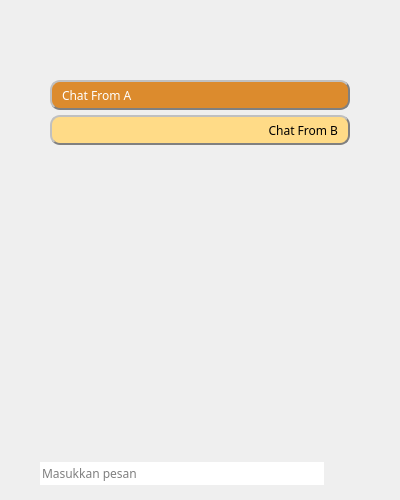
<?xml version="1.0" encoding="UTF-8"?>
<ui version="4.0">
 <class>MainWindow</class>
 <widget class="QMainWindow" name="MainWindow">
  <property name="geometry">
   <rect>
    <x>0</x>
    <y>0</y>
    <width>400</width>
    <height>500</height>
   </rect>
  </property>
  <property name="minimumSize">
   <size>
    <width>400</width>
    <height>500</height>
   </size>
  </property>
  <property name="maximumSize">
   <size>
    <width>400</width>
    <height>500</height>
   </size>
  </property>
  <property name="windowTitle">
   <string>Bacotan</string>
  </property>
  <widget class="QWidget" name="centralwidget">
   <widget class="QLabel" name="background">
    <property name="geometry">
     <rect>
      <x>0</x>
      <y>0</y>
      <width>400</width>
      <height>500</height>
     </rect>
    </property>
    <property name="text">
     <string/>
    </property>
    <property name="pixmap">
     <pixmap>../../Picture/Chatting_L.png</pixmap>
    </property>
   </widget>
   <widget class="QScrollArea" name="RoomChat">
    <property name="geometry">
     <rect>
      <x>10</x>
      <y>60</y>
      <width>380</width>
      <height>370</height>
     </rect>
    </property>
    <property name="minimumSize">
     <size>
      <width>380</width>
      <height>370</height>
     </size>
    </property>
    <property name="maximumSize">
     <size>
      <width>380</width>
      <height>16777215</height>
     </size>
    </property>
    <property name="styleSheet">
     <string notr="true">background-color:transparent;</string>
    </property>
    <property name="frameShape">
     <enum>QFrame::NoFrame</enum>
    </property>
    <property name="frameShadow">
     <enum>QFrame::Raised</enum>
    </property>
    <property name="horizontalScrollBarPolicy">
     <enum>Qt::ScrollBarAlwaysOff</enum>
    </property>
    <property name="sizeAdjustPolicy">
     <enum>QAbstractScrollArea::AdjustIgnored</enum>
    </property>
    <property name="widgetResizable">
     <bool>false</bool>
    </property>
    <widget class="QWidget" name="HistoryChat">
     <property name="geometry">
      <rect>
       <x>0</x>
       <y>0</y>
       <width>380</width>
       <height>370</height>
      </rect>
     </property>
     <widget class="QLabel" name="label_A">
      <property name="geometry">
       <rect>
        <x>40</x>
        <y>20</y>
        <width>300</width>
        <height>30</height>
       </rect>
      </property>
      <property name="minimumSize">
       <size>
        <width>24</width>
        <height>24</height>
       </size>
      </property>
      <property name="maximumSize">
       <size>
        <width>300</width>
        <height>16777215</height>
       </size>
      </property>
      <property name="font">
       <font>
        <family>Berlin Sans FB</family>
        <pointsize>9</pointsize>
       </font>
      </property>
      <property name="styleSheet">
       <string notr="true">background-color : rgb(220, 139, 45);
border-style : outset;
border-width : 2px;
border-radius : 10px;
border-color : gray;
min-height : 20px;
min-width : 20px;
color : white;
</string>
      </property>
      <property name="frameShape">
       <enum>QFrame::Box</enum>
      </property>
      <property name="frameShadow">
       <enum>QFrame::Plain</enum>
      </property>
      <property name="lineWidth">
       <number>0</number>
      </property>
      <property name="midLineWidth">
       <number>0</number>
      </property>
      <property name="text">
       <string>Chat From A</string>
      </property>
      <property name="indent">
       <number>10</number>
      </property>
     </widget>
     <widget class="QLabel" name="label_B">
      <property name="geometry">
       <rect>
        <x>40</x>
        <y>55</y>
        <width>300</width>
        <height>30</height>
       </rect>
      </property>
      <property name="minimumSize">
       <size>
        <width>24</width>
        <height>24</height>
       </size>
      </property>
      <property name="maximumSize">
       <size>
        <width>300</width>
        <height>16777215</height>
       </size>
      </property>
      <property name="font">
       <font>
        <family>Berlin Sans FB</family>
        <pointsize>9</pointsize>
       </font>
      </property>
      <property name="styleSheet">
       <string notr="true">background-color : rgb(255, 219, 135);
border-style : outset;
border-width : 2px;
border-radius : 10px;
border-color : gray;
min-height : 20px;
min-width : 20px;
color : black;
</string>
      </property>
      <property name="frameShape">
       <enum>QFrame::Box</enum>
      </property>
      <property name="frameShadow">
       <enum>QFrame::Plain</enum>
      </property>
      <property name="lineWidth">
       <number>0</number>
      </property>
      <property name="midLineWidth">
       <number>0</number>
      </property>
      <property name="text">
       <string>Chat From B</string>
      </property>
      <property name="alignment">
       <set>Qt::AlignRight|Qt::AlignTrailing|Qt::AlignVCenter</set>
      </property>
      <property name="indent">
       <number>10</number>
      </property>
     </widget>
    </widget>
   </widget>
   <widget class="QPushButton" name="Button_Send">
    <property name="geometry">
     <rect>
      <x>336</x>
      <y>455</y>
      <width>40</width>
      <height>40</height>
     </rect>
    </property>
    <property name="cursor">
     <cursorShape>PointingHandCursor</cursorShape>
    </property>
    <property name="styleSheet">
     <string notr="true">border : none;</string>
    </property>
    <property name="text">
     <string/>
    </property>
    <property name="flat">
     <bool>true</bool>
    </property>
   </widget>
   <widget class="QLineEdit" name="input_Pesan">
    <property name="geometry">
     <rect>
      <x>40</x>
      <y>462</y>
      <width>284</width>
      <height>23</height>
     </rect>
    </property>
    <property name="sizePolicy">
     <sizepolicy hsizetype="Fixed" vsizetype="Expanding">
      <horstretch>0</horstretch>
      <verstretch>0</verstretch>
     </sizepolicy>
    </property>
    <property name="minimumSize">
     <size>
      <width>284</width>
      <height>23</height>
     </size>
    </property>
    <property name="maximumSize">
     <size>
      <width>284</width>
      <height>50</height>
     </size>
    </property>
    <property name="sizeIncrement">
     <size>
      <width>0</width>
      <height>0</height>
     </size>
    </property>
    <property name="baseSize">
     <size>
      <width>0</width>
      <height>0</height>
     </size>
    </property>
    <property name="font">
     <font>
      <family>Berlin Sans FB</family>
      <pointsize>9</pointsize>
     </font>
    </property>
    <property name="mouseTracking">
     <bool>true</bool>
    </property>
    <property name="focusPolicy">
     <enum>Qt::StrongFocus</enum>
    </property>
    <property name="acceptDrops">
     <bool>true</bool>
    </property>
    <property name="layoutDirection">
     <enum>Qt::LeftToRight</enum>
    </property>
    <property name="inputMask">
     <string/>
    </property>
    <property name="maxLength">
     <number>500</number>
    </property>
    <property name="frame">
     <bool>false</bool>
    </property>
    <property name="dragEnabled">
     <bool>false</bool>
    </property>
    <property name="placeholderText">
     <string>Masukkan pesan</string>
    </property>
    <property name="cursorMoveStyle">
     <enum>Qt::LogicalMoveStyle</enum>
    </property>
    <property name="clearButtonEnabled">
     <bool>false</bool>
    </property>
   </widget>
  </widget>
 </widget>
 <resources/>
 <connections/>
</ui>
